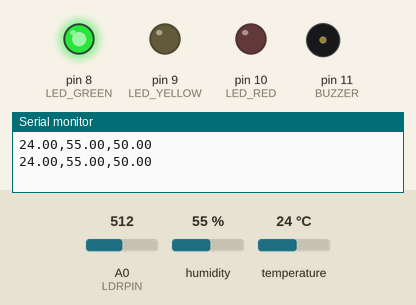
This sketch was run on a simulated Arduino Uno, built with avr-gcc and run on an emulated ATmega328P. On the bench: output pins drawn as LEDs (lit = HIGH), buzzer (waves = sounding), the last lines printed to the serial monitor. The test bench sets the inputs (shaded band); at power-on: temperature 24 °C, A0 (LDRPIN) = 512, humidity 55 %.

Above: at 1.8 s.
1.9 s: temperature set to 26 °C
At 3.2 s:
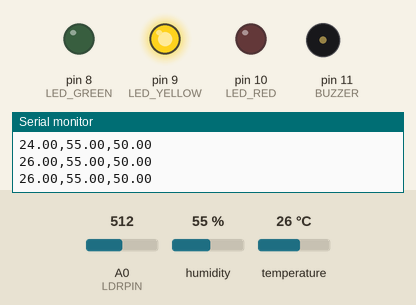
3.5 s: temperature set to 29 °C
5.2 s: temperature set to 32 °C
At 6.9 s:
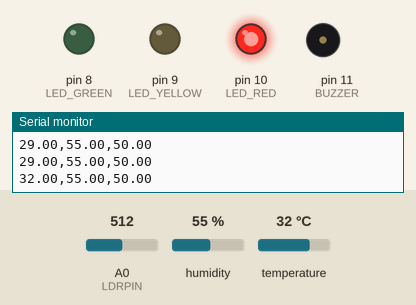
Timing chart, 0 to 14.8 s (numbered marks = the images above; inputs shaded):
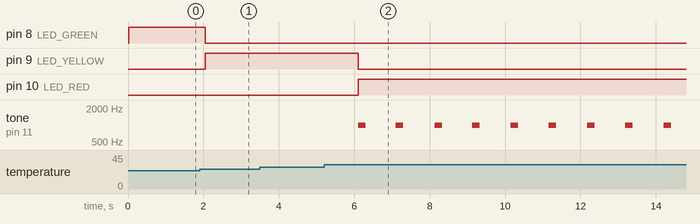

The sketch:

Practica2_G7.ino
```cpp
// ----------------------------------------------------------
// SISTEMA DE MONITOREO AMBIENTAL (Versión ARDUINO FÍSICO)
// Sensor DHT11: temperatura y humedad (pin D2)
// Sensor LDR: nivel de luz (A0)
// LEDs y buzzer según temperatura
// Envío CSV: temp, humedad, luz
// ----------------------------------------------------------

#include <DHT.h>

// -------------------
// CONFIGURACIÓN PINS
// -------------------
#define DHTPIN 2        // Pin de datos del DHT11
#define DHTTYPE DHT11   // Tipo de sensor
#define LDRPIN A0

#define LED_GREEN 8
#define LED_YELLOW 9
#define LED_RED 10
#define BUZZER 11

DHT dht(DHTPIN, DHTTYPE);

// ----------------------------------------------------------
// INICIALIZACIÓN PINES
// ----------------------------------------------------------
void inicializarPines() {
  pinMode(LED_GREEN, OUTPUT);
  pinMode(LED_YELLOW, OUTPUT);
  pinMode(LED_RED, OUTPUT);
  pinMode(BUZZER, OUTPUT);

  digitalWrite(LED_GREEN, LOW);
  digitalWrite(LED_YELLOW, LOW);
  digitalWrite(LED_RED, LOW);
  noTone(BUZZER);
}

// ----------------------------------------------------------
// LECTURA DEL SENSOR DHT11
// ----------------------------------------------------------
float leerTemperatura() {
  return dht.readTemperature(); // °C
}

float leerHumedad() {
  return dht.readHumidity();    // %RH
}

// ----------------------------------------------------------
// LECTURA DEL SENSOR LDR (0-100%)
// ----------------------------------------------------------
float leerLuz() {
  int raw = analogRead(LDRPIN);
  return map(raw, 0, 1023, 0, 100);
}

// ----------------------------------------------------------
// CONTROL DE LEDs Y BUZZER SEGÚN TEMPERATURA
// ----------------------------------------------------------
void controlarActuadores(float temp) {

  digitalWrite(LED_GREEN, LOW);
  digitalWrite(LED_YELLOW, LOW);
  digitalWrite(LED_RED, LOW);
  noTone(BUZZER);

  if (temp < 25) {
    digitalWrite(LED_GREEN, HIGH);
  }
  else if (temp >= 25 && temp <= 30) {
    digitalWrite(LED_YELLOW, HIGH);
  }
  else if (temp > 30) {
    digitalWrite(LED_RED, HIGH);
    tone(BUZZER, 1000, 200);
  }
}

// ----------------------------------------------------------
// ENVÍO DE DATOS EN FORMATO CSV
// temp, humedad, luz
// ----------------------------------------------------------
void enviarCSV(float t, float h, float luz) {
  Serial.print(t);
  Serial.print(",");
  Serial.print(h);
  Serial.print(",");
  Serial.println(luz);
}

// ----------------------------------------------------------
// SETUP
// ----------------------------------------------------------
void setup() {
  Serial.begin(9600);
  dht.begin();
  inicializarPines();
}

// ----------------------------------------------------------
// LOOP PRINCIPAL
// ----------------------------------------------------------
void loop() {

  float temp = leerTemperatura();
  float hum = leerHumedad();
  float luz = leerLuz();

  // Validar lectura del DHT
  if (isnan(temp) || isnan(hum)) {
    Serial.println("ERROR");
    delay(1000);
    return;
  }

  enviarCSV(temp, hum, luz);
  controlarActuadores(temp);

  delay(1000);
}
```

Measured:
- the behaviour switches between 24 and 25 °C on temperature (found by bisection; images 0 and 1)
- the behaviour switches between 30 and 31 °C on temperature (found by bisection; images 1 and 2)
- after the input at 1.9 s, pin 8 (LED_GREEN): HIGH → LOW after 0.15 s; pin 9 (LED_YELLOW): LOW → HIGH after 0.15 s
- after the input at 5.2 s, pin 9 (LED_YELLOW): HIGH → LOW after 0.90 s; pin 10 (LED_RED): LOW → HIGH after 0.90 s; tone on pin 11 (BUZZER): alternates 1000 Hz for 0.20 s and silent for 0.81 s, starting after 0.90 s
